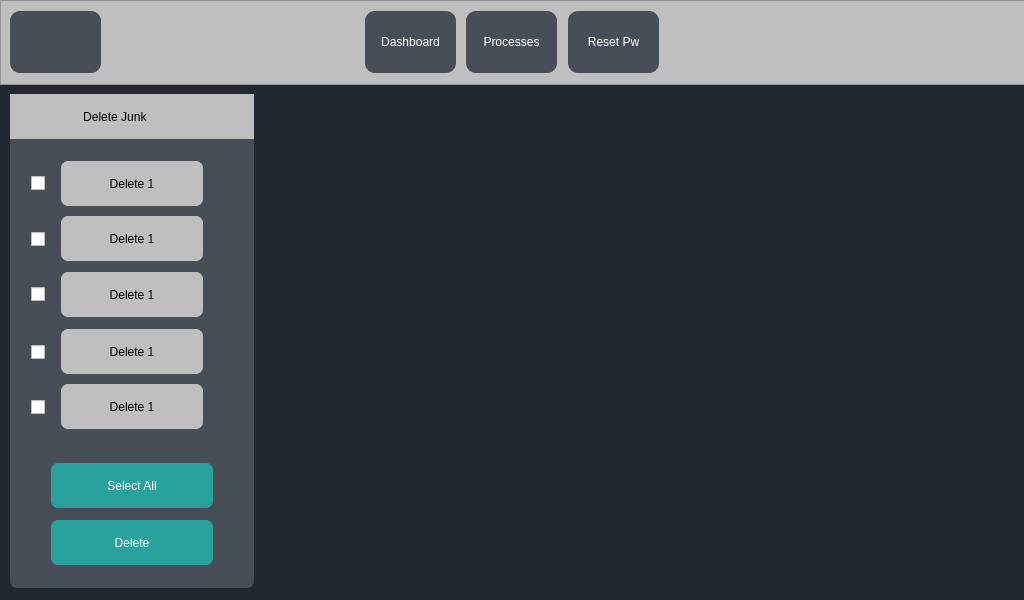
<?xml version="1.0" encoding="UTF-8"?>
<ui version="4.0">
 <class>MainWindow</class>
 <widget class="QMainWindow" name="MainWindow">
  <property name="geometry">
   <rect>
    <x>0</x>
    <y>0</y>
    <width>1024</width>
    <height>600</height>
   </rect>
  </property>
  <property name="windowTitle">
   <string>MainWindow</string>
  </property>
  <widget class="QWidget" name="centralwidget">
   <widget class="QGraphicsView" name="header">
    <property name="geometry">
     <rect>
      <x>0</x>
      <y>0</y>
      <width>2000</width>
      <height>85</height>
     </rect>
    </property>
    <property name="styleSheet">
     <string notr="true">QGraphicsView
{
	background: #BFBFBF;
}</string>
    </property>
   </widget>
   <widget class="QLabel" name="logo">
    <property name="geometry">
     <rect>
      <x>30</x>
      <y>17</y>
      <width>50</width>
      <height>50</height>
     </rect>
    </property>
    <property name="text">
     <string/>
    </property>
    <property name="pixmap">
     <pixmap>../Assets/Maintainance Icon White.png</pixmap>
    </property>
    <property name="scaledContents">
     <bool>true</bool>
    </property>
   </widget>
   <widget class="QLabel" name="logo_bg">
    <property name="geometry">
     <rect>
      <x>10</x>
      <y>11</y>
      <width>91</width>
      <height>62</height>
     </rect>
    </property>
    <property name="styleSheet">
     <string notr="true">QLabel
{
background: #484E58;
border-radius: 10px;
}</string>
    </property>
    <property name="text">
     <string/>
    </property>
   </widget>
   <widget class="QStackedWidget" name="stackedWidget">
    <property name="geometry">
     <rect>
      <x>0</x>
      <y>0</y>
      <width>2000</width>
      <height>1000</height>
     </rect>
    </property>
    <property name="styleSheet">
     <string notr="true">QStackedWidget
{
background: #222831;
}
</string>
    </property>
    <widget class="QWidget" name="page">
     <widget class="QLabel" name="delete_junk">
      <property name="geometry">
       <rect>
        <x>10</x>
        <y>94</y>
        <width>244</width>
        <height>45</height>
       </rect>
      </property>
      <property name="styleSheet">
       <string notr="true">QLabel
{
background: #BFBFBF;
color: black;
}</string>
      </property>
      <property name="text">
       <string>                      Delete Junk</string>
      </property>
     </widget>
     <widget class="QGraphicsView" name="junk_bg">
      <property name="geometry">
       <rect>
        <x>10</x>
        <y>94</y>
        <width>244</width>
        <height>494</height>
       </rect>
      </property>
      <property name="styleSheet">
       <string notr="true">QGraphicsView
{
background: #484E58;
border-radius: 7px;
}</string>
      </property>
     </widget>
     <widget class="QCheckBox" name="check_1">
      <property name="geometry">
       <rect>
        <x>31</x>
        <y>173</y>
        <width>20</width>
        <height>20</height>
       </rect>
      </property>
      <property name="styleSheet">
       <string notr="true">QCheckBox
{
background: none;
border-radius: 7px;
color: black;
}</string>
      </property>
      <property name="text">
       <string/>
      </property>
     </widget>
     <widget class="QPushButton" name="delete_1">
      <property name="geometry">
       <rect>
        <x>61</x>
        <y>161</y>
        <width>142</width>
        <height>45</height>
       </rect>
      </property>
      <property name="styleSheet">
       <string notr="true">QPushButton
{
background: #BFBFBF;
border-radius: 7px;
coloor: black;
}</string>
      </property>
      <property name="text">
       <string>Delete 1</string>
      </property>
     </widget>
     <widget class="QCheckBox" name="check_2">
      <property name="geometry">
       <rect>
        <x>31</x>
        <y>229</y>
        <width>20</width>
        <height>20</height>
       </rect>
      </property>
      <property name="styleSheet">
       <string notr="true">QCheckBox
{
background: none;
border-radius: 7px;
color: black;
}</string>
      </property>
      <property name="text">
       <string/>
      </property>
     </widget>
     <widget class="QPushButton" name="delete_2">
      <property name="geometry">
       <rect>
        <x>61</x>
        <y>216</y>
        <width>142</width>
        <height>45</height>
       </rect>
      </property>
      <property name="styleSheet">
       <string notr="true">QPushButton
{
background: #BFBFBF;
border-radius: 7px;
coloor: black;
}</string>
      </property>
      <property name="text">
       <string>Delete 1</string>
      </property>
     </widget>
     <widget class="QCheckBox" name="check_3">
      <property name="geometry">
       <rect>
        <x>31</x>
        <y>284</y>
        <width>20</width>
        <height>20</height>
       </rect>
      </property>
      <property name="styleSheet">
       <string notr="true">QCheckBox
{
background: none;
border-radius: 7px;
color: black;
}</string>
      </property>
      <property name="text">
       <string/>
      </property>
     </widget>
     <widget class="QPushButton" name="delete_3">
      <property name="geometry">
       <rect>
        <x>61</x>
        <y>272</y>
        <width>142</width>
        <height>45</height>
       </rect>
      </property>
      <property name="styleSheet">
       <string notr="true">QPushButton
{
background: #BFBFBF;
border-radius: 7px;
coloor: black;
}</string>
      </property>
      <property name="text">
       <string>Delete 1</string>
      </property>
     </widget>
     <widget class="QPushButton" name="delete_4">
      <property name="geometry">
       <rect>
        <x>61</x>
        <y>329</y>
        <width>142</width>
        <height>45</height>
       </rect>
      </property>
      <property name="styleSheet">
       <string notr="true">QPushButton
{
background: #BFBFBF;
border-radius: 7px;
coloor: black;
}</string>
      </property>
      <property name="text">
       <string>Delete 1</string>
      </property>
     </widget>
     <widget class="QCheckBox" name="check_4">
      <property name="geometry">
       <rect>
        <x>31</x>
        <y>342</y>
        <width>20</width>
        <height>20</height>
       </rect>
      </property>
      <property name="styleSheet">
       <string notr="true">QCheckBox
{
background: none;
border-radius: 7px;
color: black;
}</string>
      </property>
      <property name="text">
       <string/>
      </property>
     </widget>
     <widget class="QPushButton" name="delete_5">
      <property name="geometry">
       <rect>
        <x>61</x>
        <y>384</y>
        <width>142</width>
        <height>45</height>
       </rect>
      </property>
      <property name="styleSheet">
       <string notr="true">QPushButton
{
background: #BFBFBF;
border-radius: 7px;
coloor: black;
}</string>
      </property>
      <property name="text">
       <string>Delete 1</string>
      </property>
     </widget>
     <widget class="QCheckBox" name="check_5">
      <property name="geometry">
       <rect>
        <x>31</x>
        <y>397</y>
        <width>20</width>
        <height>20</height>
       </rect>
      </property>
      <property name="styleSheet">
       <string notr="true">QCheckBox
{
background: none;
border-radius: 7px;
color: black;
}</string>
      </property>
      <property name="text">
       <string/>
      </property>
     </widget>
     <widget class="QPushButton" name="select_all">
      <property name="geometry">
       <rect>
        <x>51</x>
        <y>463</y>
        <width>162</width>
        <height>45</height>
       </rect>
      </property>
      <property name="styleSheet">
       <string notr="true">QPushButton
{
background: #29A19C;
border-radius: 7px;
color: white;
}</string>
      </property>
      <property name="text">
       <string>Select All</string>
      </property>
     </widget>
     <widget class="QPushButton" name="delete_selected">
      <property name="geometry">
       <rect>
        <x>51</x>
        <y>520</y>
        <width>162</width>
        <height>45</height>
       </rect>
      </property>
      <property name="styleSheet">
       <string notr="true">QPushButton
{
background: #29A19C;
border-radius: 7px;
color: white;
}</string>
      </property>
      <property name="text">
       <string>Delete</string>
      </property>
     </widget>
     <zorder>junk_bg</zorder>
     <zorder>delete_junk</zorder>
     <zorder>check_1</zorder>
     <zorder>delete_1</zorder>
     <zorder>check_2</zorder>
     <zorder>delete_2</zorder>
     <zorder>check_3</zorder>
     <zorder>delete_3</zorder>
     <zorder>delete_4</zorder>
     <zorder>check_4</zorder>
     <zorder>delete_5</zorder>
     <zorder>check_5</zorder>
     <zorder>select_all</zorder>
     <zorder>delete_selected</zorder>
    </widget>
    <widget class="QWidget" name="page_2"/>
    <widget class="QWidget" name="page_3"/>
   </widget>
   <widget class="QPushButton" name="dashboard_btn">
    <property name="geometry">
     <rect>
      <x>365</x>
      <y>11</y>
      <width>91</width>
      <height>62</height>
     </rect>
    </property>
    <property name="styleSheet">
     <string notr="true">QPushButton
{
background: #484E58;
border-radius: 10px;
color: white;
}</string>
    </property>
    <property name="text">
     <string>Dashboard</string>
    </property>
   </widget>
   <widget class="QPushButton" name="processes_btn">
    <property name="geometry">
     <rect>
      <x>466</x>
      <y>11</y>
      <width>91</width>
      <height>62</height>
     </rect>
    </property>
    <property name="styleSheet">
     <string notr="true">QPushButton
{
background: #484E58;
border-radius: 10px;
color: white;
}</string>
    </property>
    <property name="text">
     <string>Processes</string>
    </property>
   </widget>
   <widget class="QPushButton" name="resetpw_btn">
    <property name="geometry">
     <rect>
      <x>568</x>
      <y>11</y>
      <width>91</width>
      <height>62</height>
     </rect>
    </property>
    <property name="styleSheet">
     <string notr="true">QPushButton
{
background: #484E58;
border-radius: 10px;
color: white;
}</string>
    </property>
    <property name="text">
     <string>Reset Pw</string>
    </property>
   </widget>
   <zorder>stackedWidget</zorder>
   <zorder>header</zorder>
   <zorder>logo_bg</zorder>
   <zorder>logo</zorder>
   <zorder>dashboard_btn</zorder>
   <zorder>processes_btn</zorder>
   <zorder>resetpw_btn</zorder>
  </widget>
 </widget>
 <resources/>
 <connections/>
</ui>
